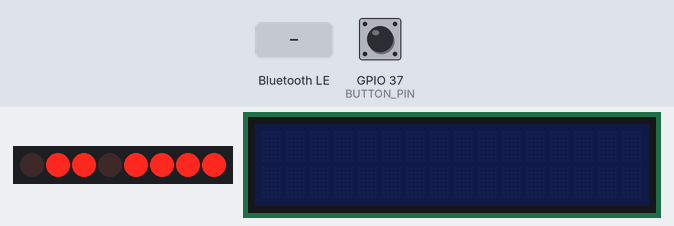
Recording of a sketch running on a simulated ESP32. Shown: 8 port-expander outputs drawn as a row of LEDs (first output left, lit = HIGH), 16×2 character LCD. Wiring (inferred from the names in the program): PCF8574 port expander at I2C address 0x27. Wiring (inferred from the signals the program sends): row of LEDs: on Q0, Q1, Q2, Q3, Q4, Q5, Q6, Q7. The inputs (shaded band) are chosen by the test bench; at power-on: GPIO 37 (BUTTON_PIN) HIGH. Nothing arrives over Bluetooth unless stated; a phone connects over Bluetooth LE 3 s after start; what the sketch prints to the serial monitor is not drawn.

Above: at 1.2 s.
1.3 s: GPIO 37 (BUTTON_PIN) pulled LOW for 0.15 s
At 2.2 s:
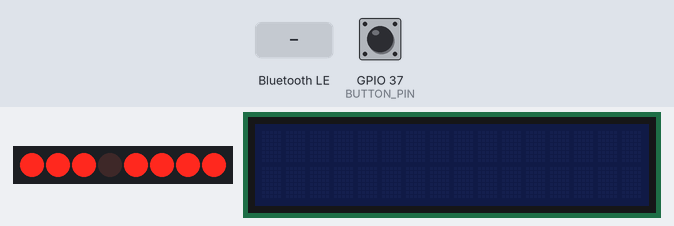
4.4 s: Bluetooth LE write "1" received
Timing chart, 0 to 12.8 s (numbered marks = the images above; inputs shaded):
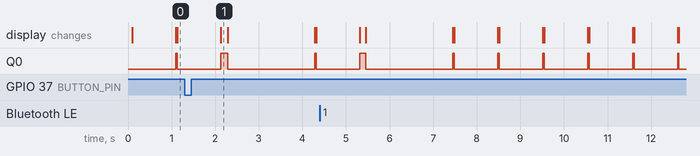

The sketch:

Lab3Part3.ino
```cpp
// File Name: Lab3Part3_Manu_Lin
// Author: Arjun Manu, Andrew Lin
// Date: 7/24/25
// Description: Part 3 introduces us to utilizing interrupts. We are using a timer interrupt(not really an interrupt functionally) to
//              increment a counter and print it to an LCD, a bluetooth app to send a signal to the ESP32 to print a message to an LCD,
//              and a button to print a message to the LCD.

#include <BLEDevice.h>
#include <BLEUtils.h>
#include <BLEServer.h>
#include <Wire.h>
#include <LiquidCrystal_I2C.h>

LiquidCrystal_I2C lcd(0x27, 16, 2);

#define SDA_PIN 14
#define SCL_PIN 13
#define BUTTON_PIN 37

uint8_t temp;
volatile bool BLEMessage = false;
volatile bool buttonMessage = false;
volatile int counter = 0;
hw_timer_t* timer = NULL;

#define SERVICE_UUID        "9d3727a9-000a-45a7-8ded-5a8eb657a6e1"
#define CHARACTERISTIC_UUID "6cea4e99-69bd-4e93-8c15-93e271b11dc3"

class MyCallbacks: public BLECharacteristicCallbacks {
   void onWrite(BLECharacteristic *pCharacteristic) {
     // =========> TODO: This callback function will be invoked when signal is
     // 		     received over BLE. Implement the necessary functionality that
     //		     will trigger the message to the LCD.
     BLEMessage = true;
   }
};

// Name: timerISR
// Descriipton: Timer ISR that increments counter
void IRAM_ATTR timerISR(){
    counter++;
}

// Name: buttonISR
// Description: ISR for button
void IRAM_ATTR buttonISR(){
  buttonMessage = true;
}

void setup() {
  Serial.begin(115200);
 BLEDevice::init("MyESP32");
 BLEServer *pServer = BLEDevice::createServer();
 BLEService *pService = pServer->createService(SERVICE_UUID);
 BLECharacteristic *pCharacteristic = pService->createCharacteristic(
                                        CHARACTERISTIC_UUID,
                                        BLECharacteristic::PROPERTY_READ |
                                        BLECharacteristic::PROPERTY_WRITE
                                      );


 pCharacteristic->setCallbacks(new MyCallbacks());
 pService->start();
 BLEAdvertising *pAdvertising = pServer->getAdvertising();
 pAdvertising->start();


   // Initializing LCD display
   Wire.begin(SDA_PIN, SCL_PIN);
   lcd.init();
   // Creating a timer, attaching an interrupt, setting an alarm which will
   //                  update the counter every second.
   //
   timer = timerBegin(100000);
   timerAttachInterrupt(timer, &timerISR);
   timerAlarm(timer, 100000, true, 0);

    // Setting button pin as input and attaching an interrupt
    pinMode(BUTTON_PIN, INPUT_PULLUP);
    attachInterrupt(digitalPinToInterrupt(BUTTON_PIN), buttonISR, FALLING);
}


void loop() {
 //  Printing out an incrementing counter to the LCD.
 //        If a signal has been received over BLE, print out “New
 //        Message!” on the LCD.
 //        If the button has been pressed, print out "Button Pressed"
 //        on the LCD.

  if(BLEMessage){
    BLEMessage = false;
    Serial.println("New Message!");
    display_command(0xC0);

    String BLEInput = "New Message!";
    for(int i = 0; i < BLEInput.length(); i++){
      char c = BLEInput.charAt(i);
      display_data(c);
    }
    timerStop(timer);
    delay(2000);
    timerStart(timer);

  } else if(buttonMessage){
    buttonMessage = false;
    Serial.println("Button Pressed");
    display_command(0xC0);

    String buttonInput = "Button Pressed";
    for(int i = 0; i < buttonInput.length(); i++){
      char c = buttonInput.charAt(i);
      display_data(c);
    }
    timerStop(timer);
    delay(2000);
    timerStart(timer);

  } else {
    display_command(0x01);
    display_command(0x80);

    String counterNumber = String(counter);
    for(int i = 0; i < counterNumber.length(); i++){
      char c = counterNumber.charAt(i);
      display_data(c);
    }
    delay(1000);
    Serial.println(counter);
  }
}

// Name: display_data
// Description: Sends data to display to an LCD module via I2C
void display_data(char c){
  Wire.beginTransmission(0x27); // Start communication at address 0x27
  temp = (c & 0b11110000) | 0b00001101; // Get high nibble
  Wire.write(temp); // Send high nibble to LCD
  Wire.write(0b00001001);
  temp = ((c & 0b00001111) << 4) | 0b00001101; // Get low nibble
  Wire.write(temp); // Send low nibble to LCD
  Wire.write(0b00001001);
  Wire.endTransmission(); // End communication
  delay(10);
}

// Name: display_command
// Description: Sends a command to an LCD module via I2C
void display_command(uint8_t c){
  Wire.beginTransmission(0x27); // Start communication at address 0x27
  temp = (c & 0b11110000) | 0b00001100; // Get high nibble
  Wire.write(temp); // Send high nibble to LCD
  Wire.write(0b00001000);
  temp = ((c & 0b00001111) << 4) | 0b00001100; // Get low nibble
  Wire.write(temp); // Send low nibble to LCD
  Wire.write(0b00001000);
  Wire.endTransmission(); // End communication
  delay(10);
}
```
